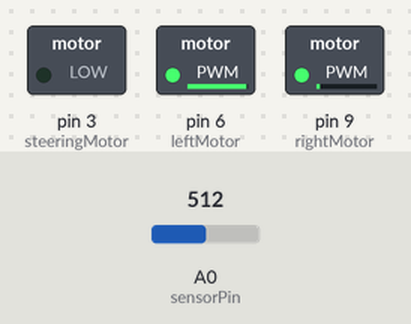
Bench run of a sketch on a simulated Arduino Uno, built with avr-gcc and run on an emulated ATmega328P. Shown: switched loads named in the sketch (green lamp = pin HIGH). Inputs (shaded band) come from the test bench; at power-on: A0 (sensorPin) = 512.

Above: at 4.7 s.
4.8 s: A0 (sensorPin) set to 162
At 5.0 s:
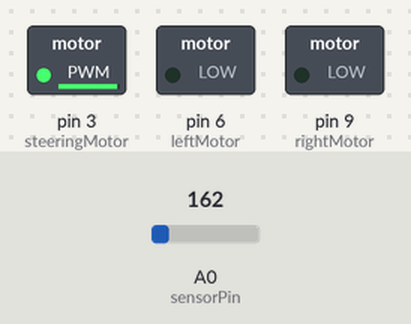
7.8 s: A0 (sensorPin) set to 140
10.8 s: A0 (sensorPin) set to 160
At 11.25 s:
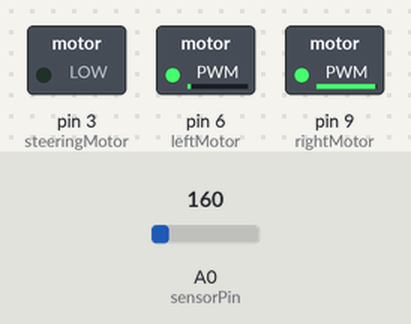
At 12.5 s:
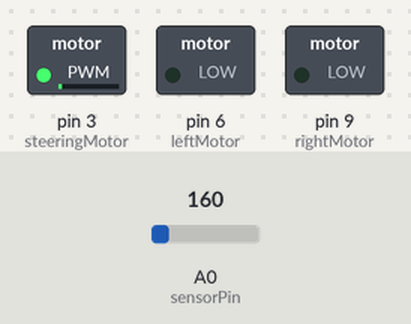
Timing chart, 0 to 19.8 s (numbered marks = the images above; inputs shaded):
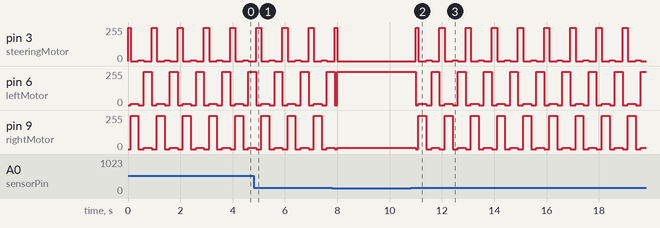

The sketch:

AutonomousBuggy.ino
```cpp
int steeringMotor = 3;
int leftMotor = 6;
int rightMotor = 9;
int sensorPin = A0;
boolean wheelsRight;
boolean wheelsLeft;
boolean triedLeft;
boolean triedRight;


/*
 * pwm pins for metro:3,6,9,
 * 0 is left, 255 is right
 */

void setup() {
  // put your setup code here, to run once:
}

void loop() {
  int distance = sensorRead(); //keep this at the top of your code

  // put your main code here, to run repeatedly:

  if (distance > 150) { //if something is too close
    if (!triedLeft) { //if left hasn't been tried yet
      int oldDistance = distance;  //save the distance
      turnRight(); //turn the wheels right
      backward(300);
      turnLeft(); //turn the wheels
      forward(300);  //move a bit forward
      distance = sensorRead();
      if (distance > oldDistance) { // if the object is closer
        backward(300); //move back a bit
        triedLeft = true;
      }
      else if (distance < oldDistance) { //if the object is farther away, center the wheels
        turnStraight();
        triedLeft = false;
        triedRight = false;
      }
    }
    else if (triedLeft) { //if left has been tried, turn right
      int oldDistance = distance; // save the distance
      turnLeft();
      backward(600);
      turnRight();
      forward(300);
      distance = sensorRead();
      if (distance > oldDistance) { //if it's closer
        backward(600); //move back a bit
        triedRight = true;
      }
      else if (distance < oldDistance) { // if farther
        turnStraight();
        triedLeft = false;
        triedRight = false;
      }
    }
    else if (triedRight && triedLeft) { // if both have been tried back up a lot and turn a bit and start over
      backward(1500); //go back a lot
      turnLeft();
      backward(500);
      triedLeft = false;
      triedRight = false;

    }
  }
  else {
    forward(500);
  }

}


/*******************************************************
 *
 *
 * DO NOT TOUCH CODE BELOW THIS
 *
 *
 *
 *
 *
 *
 *
 *
 *
 *
 *
 *
 *
 ********************************************************
 */


void forward(int t) {
  analogWrite(leftMotor, 250);
  analogWrite(rightMotor, 10);
  delay(t);
  analogWrite(leftMotor, 0);
  analogWrite(rightMotor, 0);

}

void backward(int t) {
  analogWrite(leftMotor, 10);
  analogWrite(rightMotor, 250);
  delay(t);
  analogWrite(leftMotor, 0);
  analogWrite(rightMotor, 0);

}

void turnLeft() {
  if (wheelsRight){ //if the wheels are to the right
    analogWrite(steeringMotor,5);
    delay(200);
    analogWrite(steeringMotor,0);
    wheelsLeft = true;
    wheelsRight = false;
  }

  if ((!wheelsLeft) && (!wheelsRight)) {            //if wheels aren't already left or right
    analogWrite(steeringMotor, 5);  //send x pulses to turn left
    delay(100);
    analogWrite(steeringMotor, 0);
    wheelsLeft = true;
    wheelsRight = false;
  }
}


void turnRight() {
  if (wheelsLeft){
    analogWrite(steeringMotor, 250);  //send x pulses to turn right
    delay(200);
    analogWrite(steeringMotor, 0);
    wheelsRight = true;
    wheelsLeft = false;
  }
  if ((!wheelsLeft) && (!wheelsRight)) {            //if wheels aren't already right
    analogWrite(steeringMotor, 250);  //send x pulses to turn right
    delay(100);
    analogWrite(steeringMotor, 0);
    wheelsRight = true;
    wheelsLeft = false;
  }
}

void turnStraight() {
  if (wheelsRight) {            //if wheels are already right
    analogWrite(steeringMotor, 5);  //send x pulses to turn towards center
    delay(100);
    analogWrite(steeringMotor, 0);
  }
  if (wheelsLeft) {            //if wheels are already right
    analogWrite(steeringMotor, 250);  //send x pulses to turn towards center
    delay(100);
    analogWrite(steeringMotor, 0);
  }
  wheelsLeft = false;
  wheelsRight = false;
}


int sensorRead() {
  int value;
  value = analogRead(sensorPin);
  return value;
}
```

Measured:
- after the input at 10.8 s, pin 3 (steeringMotor): 0/255 → 250/255 after 0.20 s, then repeats every 1.0 s: 0/255 0.30 s, 5/255 0.20 s, 0/255 0.30 s, 250/255 0.20 s; pin 6 (leftMotor): 250/255 → 0/255 after 0.20 s, then repeats every 1.0 s: 10/255 0.30 s, 0/255 0.20 s, 250/255 0.30 s, 0/255 0.20 s
- by itself, pin 3 (steeringMotor): repeats every 1.0 s: 0/255 0.30 s, 5/255 0.20 s, 0/255 0.30 s, 250/255 0.20 s
- by itself, pin 6 (leftMotor): repeats every 1.0 s: 0/255 0.20 s, 250/255 0.30 s, 0/255 0.20 s, 10/255 0.30 s
- by itself, pin 9 (rightMotor): repeats every 1.0 s: 0/255 0.20 s, 10/255 0.30 s, 0/255 0.20 s, 250/255 0.30 s
